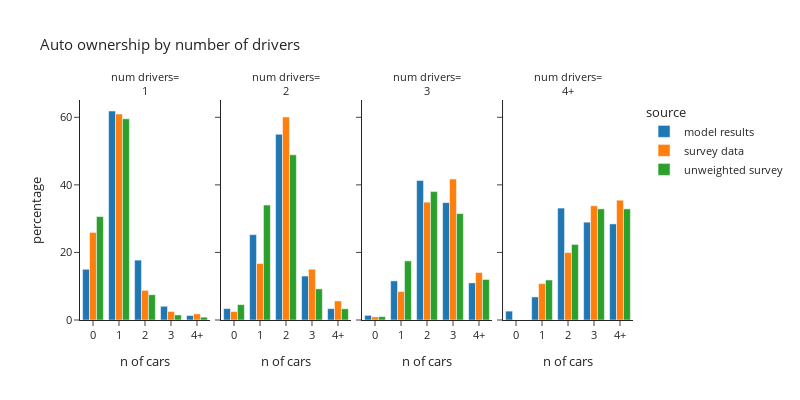

The notebook cell saved with this chart:
### Code cell
plot_auto(hh_data.loc[hh_data['num_drivers_simple']!="0"],'num_drivers_simple','number of drivers','num drivers')

### Figure 1 — Plotly figure (JSON) as saved in the notebook; plotly's stock layout.template omitted (floating-point values rounded to 4 significant figures)
{"data": [{"alignmentgroup": "True", "hovertemplate": "source=model results<br>num_drivers_simple=1<br>auto_ownership_simple=%{x}<br>percentage=%{y}<extra></extra>", "legendgroup": "model results", "marker": {"color": "#1F77B4", "pattern": {"shape": ""}}, "name": "model results", "offsetgroup": "model results", "orientation": "v", "showlegend": true, "textposition": "auto", "type": "bar", "x": ["0", "1", "2", "3", "4+"], "xaxis": "x", "y": [15.02, 61.86, 17.72, 4.067, 1.326], "yaxis": "y"}, {"alignmentgroup": "True", "hovertemplate": "source=model results<br>num_drivers_simple=2<br>auto_ownership_simple=%{x}<br>percentage=%{y}<extra></extra>", "legendgroup": "model results", "marker": {"color": "#1F77B4", "pattern": {"shape": ""}}, "name": "model results", "offsetgroup": "model results", "orientation": "v", "showlegend": false, "textposition": "auto", "type": "bar", "x": ["0", "1", "2", "3", "4+"], "xaxis": "x2", "y": [3.38, 25.27, 54.98, 13.01, 3.361], "yaxis": "y2"}, {"alignmentgroup": "True", "hovertemplate": "source=model results<br>num_drivers_simple=3<br>auto_ownership_simple=%{x}<br>percentage=%{y}<extra></extra>", "legendgroup": "model results", "marker": {"color": "#1F77B4", "pattern": {"shape": ""}}, "name": "model results", "offsetgroup": "model results", "orientation": "v", "showlegend": false, "textposition": "auto", "type": "bar", "x": ["0", "1", "2", "3", "4+"], "xaxis": "x3", "y": [1.375, 11.58, 41.31, 34.75, 10.98], "yaxis": "y3"}, {"alignmentgroup": "True", "hovertemplate": "source=model results<br>num_drivers_simple=4+<br>auto_ownership_simple=%{x}<br>percentage=%{y}<extra></extra>", "legendgroup": "model results", "marker": {"color": "#1F77B4", "pattern": {"shape": ""}}, "name": "model results", "offsetgroup": "model results", "orientation": "v", "showlegend": false, "textposition": "auto", "type": "bar", "x": ["0", "1", "2", "3", "4+"], "xaxis": "x4", "y": [2.626, 6.836, 33.13, 28.96, 28.45], "yaxis": "y4"}, {"alignmentgroup": "True", "hovertemplate": "source=survey data<br>num_drivers_simple=1<br>auto_ownership_simple=%{x}<br>percentage=%{y}<extra></extra>", "legendgroup": "survey data", "marker": {"color": "#FF7F0E", "pattern": {"shape": ""}}, "name": "survey data", "offsetgroup": "survey data", "orientation": "v", "showlegend": true, "textposition": "auto", "type": "bar", "x": ["0", "1", "2", "3", "4+"], "xaxis": "x", "y": [25.91, 60.97, 8.778, 2.538, 1.805], "yaxis": "y"}, {"alignmentgroup": "True", "hovertemplate": "source=survey data<br>num_drivers_simple=2<br>auto_ownership_simple=%{x}<br>percentage=%{y}<extra></extra>", "legendgroup": "survey data", "marker": {"color": "#FF7F0E", "pattern": {"shape": ""}}, "name": "survey data", "offsetgroup": "survey data", "orientation": "v", "showlegend": false, "textposition": "auto", "type": "bar", "x": ["0", "1", "2", "3", "4+"], "xaxis": "x2", "y": [2.507, 16.72, 60.09, 15.03, 5.647], "yaxis": "y2"}, {"alignmentgroup": "True", "hovertemplate": "source=survey data<br>num_drivers_simple=3<br>auto_ownership_simple=%{x}<br>percentage=%{y}<extra></extra>", "legendgroup": "survey data", "marker": {"color": "#FF7F0E", "pattern": {"shape": ""}}, "name": "survey data", "offsetgroup": "survey data", "orientation": "v", "showlegend": false, "textposition": "auto", "type": "bar", "x": ["0", "1", "2", "3", "4+"], "xaxis": "x3", "y": [0.9106, 8.415, 34.88, 41.73, 14.07], "yaxis": "y3"}, {"alignmentgroup": "True", "hovertemplate": "source=survey data<br>num_drivers_simple=4+<br>auto_ownership_simple=%{x}<br>percentage=%{y}<extra></extra>", "legendgroup": "survey data", "marker": {"color": "#FF7F0E", "pattern": {"shape": ""}}, "name": "survey data", "offsetgroup": "survey data", "orientation": "v", "showlegend": false, "textposition": "auto", "type": "bar", "x": ["1", "2", "3", "4+"], "xaxis": "x4", "y": [10.77, 19.96, 33.8, 35.47], "yaxis": "y4"}, {"alignmentgroup": "True", "hovertemplate": "source=unweighted survey<br>num_drivers_simple=1<br>auto_ownership_simple=%{x}<br>percentage=%{y}<extra></extra>", "legendgroup": "unweighted survey", "marker": {"color": "#2CA02C", "pattern": {"shape": ""}}, "name": "unweighted survey", "offsetgroup": "unweighted survey", "orientation": "v", "showlegend": true, "textposition": "auto", "type": "bar", "x": ["0", "1", "2", "3", "4+"], "xaxis": "x", "y": [30.62, 59.56, 7.49, 1.498, 0.8388], "yaxis": "y"}, {"alignmentgroup": "True", "hovertemplate": "source=unweighted survey<br>num_drivers_simple=2<br>auto_ownership_simple=%{x}<br>percentage=%{y}<extra></extra>", "legendgroup": "unweighted survey", "marker": {"color": "#2CA02C", "pattern": {"shape": ""}}, "name": "unweighted survey", "offsetgroup": "unweighted survey", "orientation": "v", "showlegend": false, "textposition": "auto", "type": "bar", "x": ["0", "1", "2", "3", "4+"], "xaxis": "x2", "y": [4.545, 34.03, 48.89, 9.207, 3.322], "yaxis": "y2"}, {"alignmentgroup": "True", "hovertemplate": "source=unweighted survey<br>num_drivers_simple=3<br>auto_ownership_simple=%{x}<br>percentage=%{y}<extra></extra>", "legendgroup": "unweighted survey", "marker": {"color": "#2CA02C", "pattern": {"shape": ""}}, "name": "unweighted survey", "offsetgroup": "unweighted survey", "orientation": "v", "showlegend": false, "textposition": "auto", "type": "bar", "x": ["0", "1", "2", "3", "4+"], "xaxis": "x3", "y": [1.0, 17.5, 38.0, 31.5, 12.0], "yaxis": "y3"}, {"alignmentgroup": "True", "hovertemplate": "source=unweighted survey<br>num_drivers_simple=4+<br>auto_ownership_simple=%{x}<br>percentage=%{y}<extra></extra>", "legendgroup": "unweighted survey", "marker": {"color": "#2CA02C", "pattern": {"shape": ""}}, "name": "unweighted survey", "offsetgroup": "unweighted survey", "orientation": "v", "showlegend": false, "textposition": "auto", "type": "bar", "x": ["1", "2", "3", "4+"], "xaxis": "x4", "y": [11.84, 22.37, 32.89, 32.89], "yaxis": "y4"}], "layout": {"annotations": [{"font": {}, "showarrow": false, "text": "num drivers=<br>1", "x": 0.1175, "xanchor": "center", "xref": "paper", "y": 1.0, "yanchor": "bottom", "yref": "paper"}, {"font": {}, "showarrow": false, "text": "num drivers=<br>2", "x": 0.3725, "xanchor": "center", "xref": "paper", "y": 1.0, "yanchor": "bottom", "yref": "paper"}, {"font": {}, "showarrow": false, "text": "num drivers=<br>3", "x": 0.6275, "xanchor": "center", "xref": "paper", "y": 1.0, "yanchor": "bottom", "yref": "paper"}, {"font": {}, "showarrow": false, "text": "num drivers=<br>4+", "x": 0.8825, "xanchor": "center", "xref": "paper", "y": 1.0, "yanchor": "bottom", "yref": "paper"}], "barmode": "group", "font": {"size": 11}, "height": 400, "legend": {"title": {"text": "source"}, "tracegroupgap": 0}, "title": {"text": "Auto ownership by number of drivers"}, "width": 800, "xaxis": {"anchor": "y", "domain": [0.0, 0.235], "title": {"text": "n of cars"}}, "xaxis2": {"anchor": "y2", "domain": [0.255, 0.49], "matches": "x", "title": {"text": "n of cars"}}, "xaxis3": {"anchor": "y3", "domain": [0.51, 0.745], "matches": "x", "title": {"text": "n of cars"}}, "xaxis4": {"anchor": "y4", "domain": [0.765, 1.0], "matches": "x", "title": {"text": "n of cars"}}, "yaxis": {"anchor": "x", "domain": [0.0, 1.0], "title": {"text": "percentage"}}, "yaxis2": {"anchor": "x2", "domain": [0.0, 1.0], "matches": "y", "showticklabels": false}, "yaxis3": {"anchor": "x3", "domain": [0.0, 1.0], "matches": "y", "showticklabels": false}, "yaxis4": {"anchor": "x4", "domain": [0.0, 1.0], "matches": "y", "showticklabels": false}}}
